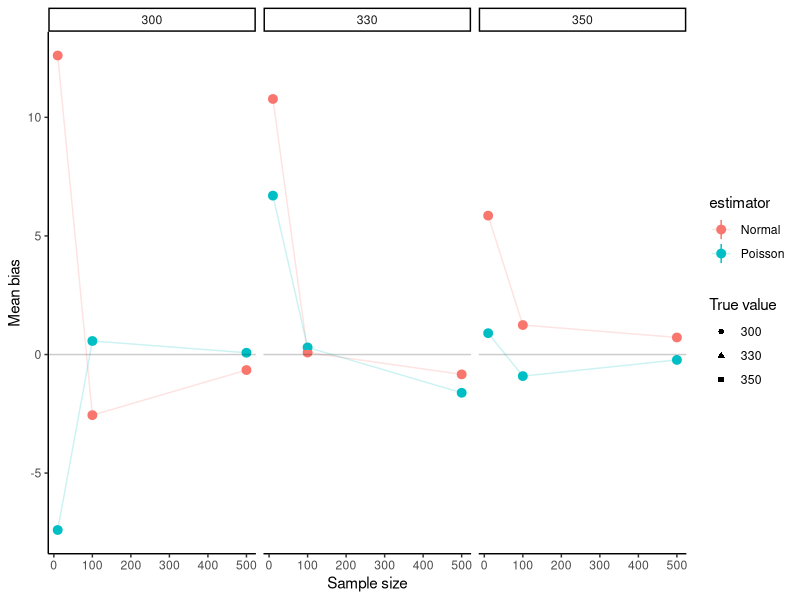

Write the R code that produced this figure.
## ---- chunk 1
knitr::opts_chunk$set(echo = TRUE)
## ---- chunk 2
set.seed(222)
x_sim <- rpois(10, 327)
x_MLE <- sum(x_sim)/10
x_MLE
## ---- chunk 3
set.seed(222)
x_boot <- sample(x_sim, size=10, replace = T)
boot_MLE <- mean(x_boot)
boot_MLE
## ---- chunk 4
set.seed(222)
library(data.table)
result <- rbindlist(lapply(c(10, 100, 500), function(n){
  rbindlist(lapply(c(300, 330, 350), function(trueVal){
    x_pois <- rpois(n, trueVal)
    x_norm <- rnorm(n, trueVal, 20)
    
    #calculate lambda hat
    MLE_pois <- mean(x_pois)
    MLE_norm <- mean(x_norm)
    
    #calculate analytic variance
    var_pois <- sd(x_pois)^2
    var_norm <- sd(x_norm)^2
    
    # Return estimates in data table
    data.table(n = n, estimator = factor(c("Poisson", "Normal")), trueValue = trueVal,
               estimate = c(MLE_pois, MLE_norm), variances = c(var_pois, var_norm))
  }))
  }))
result
## ---- chunk 5
# Get results from simulation
bias_sim = result[, .(mean_bias = mean(estimate - trueValue),
                           lower_bias = quantile(estimate - trueValue, 0.025),
                           upper_bias = quantile(estimate - trueValue, 0.975)),
by = c("n", "trueValue", "estimator")]

mse_sim <- result[, .(mean_mse = mean((estimate - trueValue)^2),
                          lower_mse = quantile((estimate - trueValue)^2, 0.025),
                          upper_mse = quantile((estimate - trueValue)^2, 0.975)),
                      by = c("n", "trueValue", "estimator")]

estimator_var <- result[, .(var_est = var(estimate)), by = c("n", "trueValue", "estimator")]

library(ggplot2)
library(dplyr)
# Plot of bias, facet by beta
bias_sim %>%
  ggplot(aes(x = n, y = mean_bias, color = estimator)) + 
  geom_pointrange(aes(ymin = lower_bias, ymax = upper_bias)) + geom_line(alpha = 0.2) +
  geom_point(aes(shape = factor(trueValue))) +
  geom_abline(slope = 0, intercept = 0, alpha = 0.2) + facet_wrap(~trueValue) +
  scale_shape_discrete("True value") +
  labs(x = "Sample size", y = "Mean bias") +
  theme_classic()
## ---- chunk 6
sum(x_sim^2)/10
